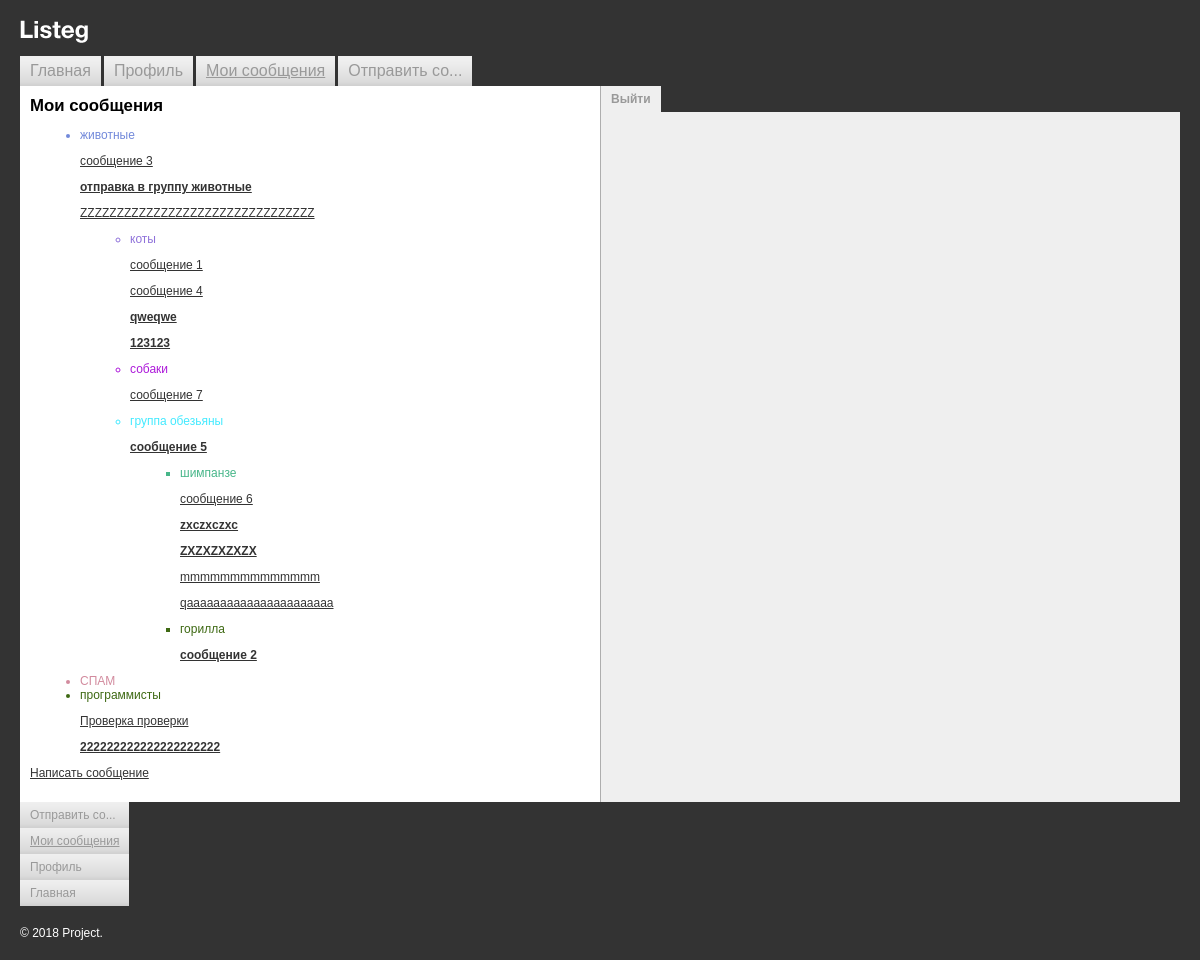
Page /posts/ (signed in) on the committed database.
### tables this page shows
CREATE TABLE IF NOT EXISTS `sections` (
  `id` int(6) NOT NULL AUTO_INCREMENT,
  `caption` varchar(25) DEFAULT NULL,
  `created_at` timestamp NOT NULL DEFAULT CURRENT_TIMESTAMP,
  `created_by` int(6) NOT NULL,
  `color_id` tinyint(50) NOT NULL,
  `parent_id` int(6) DEFAULT NULL,
  PRIMARY KEY (`id`),
  UNIQUE KEY `id_UNIQUE` (`id`),
  KEY `fk_sections_colors1_idx` (`color_id`),
  KEY `FK_sections_sections` (`parent_id`),
  KEY `FK_sections_users` (`created_by`),
  CONSTRAINT `FK_sections_sections` FOREIGN KEY (`parent_id`) REFERENCES `sections` (`id`),
  CONSTRAINT `FK_sections_users` FOREIGN KEY (`created_by`) REFERENCES `users` (`id`),
  CONSTRAINT `fk_sections_colors1` FOREIGN KEY (`color_id`) REFERENCES `colors` (`id`)
);

CREATE TABLE IF NOT EXISTS `messages` (
  `id` int(7) NOT NULL AUTO_INCREMENT,
  `text` varchar(2000) NOT NULL,
  `caption` varchar(45) NOT NULL,
  `created_at` timestamp NOT NULL DEFAULT CURRENT_TIMESTAMP,
  `is_read` tinyint(1) NOT NULL DEFAULT '0',
  `section_id` int(6) NOT NULL,
  `sender_id` int(6) NOT NULL,
  `receiver_id` int(6) NOT NULL,
  PRIMARY KEY (`id`),
  UNIQUE KEY `id_UNIQUE` (`id`),
  KEY `fk_messages_sections1_idx` (`section_id`),
  KEY `FK_messages_users` (`sender_id`),
  KEY `FK_messages_users_2` (`receiver_id`),
  CONSTRAINT `FK_messages_users` FOREIGN KEY (`sender_id`) REFERENCES `users` (`id`),
  CONSTRAINT `FK_messages_users_2` FOREIGN KEY (`receiver_id`) REFERENCES `users` (`id`),
  CONSTRAINT `fk_messages_sections1` FOREIGN KEY (`section_id`) REFERENCES `sections` (`id`)
);

### include/main_functions.php (called while the page is built, shortened)
<?php
function showMenu($mainMenu, $sort = 'asc', $divClass = 'clear', $ulClass = 'main-menu')
{
    include $_SERVER['DOCUMENT_ROOT'] . '/templates/menu.php';
}
function showBody($mainMenu)
{
    foreach ($mainMenu as $menuItem) {
        if (isCurrentUrl($menuItem['path'])) {
            $currPageBody = $menuItem['body'];
            break;
        }
    }
    include $_SERVER['DOCUMENT_ROOT'] . $currPageBody;
    return $currPageBody;
}
function isCurrentUrl($url)
{
    return $url == parse_url($_SERVER['REQUEST_URI'], PHP_URL_PATH);
}
function generateElemTree(&$treeElem, $parents_arr)
{
    foreach($treeElem as $key=>$item) {
        if (! isset($item['children'])) {
            $treeElem[$key]['children'] = array();
        }
        if (array_key_exists($key, $parents_arr)) {
            $treeElem[$key]['children'] = $parents_arr[$key];
            generateElemTree($treeElem[$key]['children'], $parents_arr);
        }
    }
}
function createTree($arr)
{
    $parents_arr = array();
    foreach ($arr as $key=>$item) {
        if ($item['parent_id'] === null) {
            $item['parent_id'] = 0;
        }
        $parents_arr[$item['parent_id']][$item['section_id']] = $item;
    }
    $treeElem = $parents_arr[0];
    generateElemTree($treeElem, $parents_arr);
    return $treeElem;
}
function renderTemplate($arr, $arr2)
{
    $output = '';
    $path = $_SERVER['DOCUMENT_ROOT'] . '/include/sections_part.php';
    if (file_exists($path)) {
        extract($arr);
        extract($arr2);
        include $path;
        $output = ob_get_clean();
    }
    return $output;
}
function getSections($userId)
{
    $stmt = connect()->prepare(
        'SELECT s.id AS section_id,
            s.parent_id AS parent_id,
            s.caption AS section_caption,
            c.color AS section_color,
            c.id AS color_id
                FROM sections AS s
                    LEFT JOIN colors AS c ON s.color_id = c.id
        WHERE s.created_by = ?'
    );
    $stmt->execute(array($userId));
    $sections = $stmt->fetchAll(PDO::FETCH_ASSOC);
    return $sections;
}
function getMessages($userLogin)
{
    $stmt = connect()->prepare(
        'SELECT m.id AS message_id,
            m.caption AS message_caption,
            s.caption AS section_caption,
            m.is_read,
            s.id AS section_id,
            u.id AS user_id
                FROM messages AS m
                    LEFT JOIN users AS u ON m.receiver_id = u.id
                    LEFT JOIN sections AS s ON s.id = m.section_id
    WHERE email = ?'
    );
    $stmt->execute(array($userLogin));
    $messages = $stmt->fetchAll(PDO::FETCH_ASSOC);
    return $messages;
}

### include/db_connection.php (called while the page is built)
<?php
function connect()
{
    static $dbh = null;
    if ($dbh === null) {
        $dbh = new PDO('mysql:host=localhost;dbname=tmdb', 'tm_admin', '111');
    }
    return $dbh;
}

### include/sections_part.php (the view)
<ul style="margin-left:10px;">
    <?php foreach ($sectionsTree as $section) : ?>
        <li style="color: <?= $section['section_color'] ?>">
            <?= $section['section_caption'] ?>
        </li>
        <?php foreach ($messages as $key=>$message) : ?>
            <?php if ($message['section_id'] === $section['section_id']) : ?>
                <?php if ($message['is_read'] === '0') : ?>
                    <b><p>
                        <a href="/posts/message_read.php?message_id=<?= $message['message_id'] ?>&section=<?= $message['section_id'] ?>">
                            <?= $message['message_caption'] ?>
                        </a>
                    </p></b>
                <?php else : ?>
                    <p>
                        <a href="/posts/message_read.php?message_id=<?= $message['message_id'] ?>&section=<?= $message['section_id'] ?>">
                            <?= $message['message_caption'] ?>
                        </a>
                    </p>
                <?php endif; ?>
            <?php endif; ?>
        <?php endforeach; ?>
        <?php if (count($section['children']) > 0) : ?>
            <?= renderTemplate(['sectionsTree'=>$section['children']], ['messages'=>$messages]) ?>
        <?php  endif; ?>
    <?php endforeach; ?>
</ul>

### styles.css (style rules this page uses)
body { background: #333333; padding: 20px; margin: 0; color: #000000; font-family: Arial, Helvetica, sans-serif; font-size: 12px; }
a { text-decoration: underline; color: #333; }

### rows in the picture
sections: caption "животные"
messages: caption "сообщение 3"
messages: caption "отправка в группу животные"
messages: caption "ZZZZZZZZZZZZZZZZZZZZZZZZZZZZZZZZ"
sections: caption "коты"
messages: caption "сообщение 1"
messages: caption "сообщение 4"
messages: caption "qweqwe"
messages: caption "123123"
sections: caption "собаки"
messages: caption "сообщение 7"
sections: caption "группа обезьяны"
messages: caption "сообщение 5"
sections: caption "шимпанзе"
messages: caption "сообщение 6"
messages: caption "zxczxczxc"
messages: caption "ZXZXZXZXZX"
messages: caption "mmmmmmmmmmmmmm"
messages: caption "qaaaaaaaaaaaaaaaaaaaaaa"
sections: caption "горилла"
messages: caption "сообщение 2"
sections: caption "СПАМ"
sections: caption "программисты"
messages: caption "Проверка проверки"
messages: caption "222222222222222222222"

### other values in the picture
$cutMenuName "Главная"
$cutMenuName "Профиль"
$cutMenuName "Мои сообщения"
$cutMenuName "Отправить со..."
showCaption($mainMenu) "Мои сообщения"
